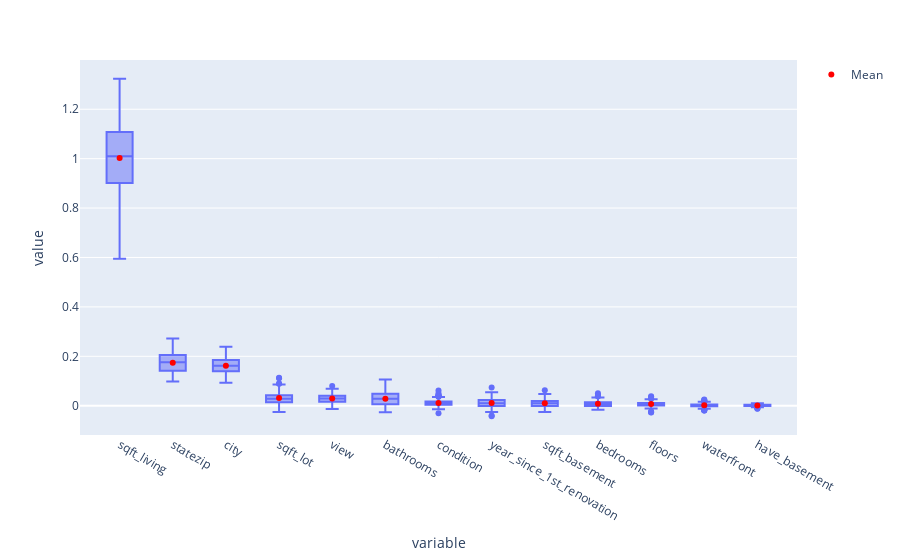

The code cell stored with this chart in its notebook:
### Code cell
from sklearn.model_selection import cross_val_score

baseline_cv_results = cross_val_score(regressor, X, y, cv=6)  # use the same number of cvs
baseline_score = baseline_cv_results.mean()

import plotly.express as px
import plotly.graph_objects as go

# create df with columns = each feature, rows = score for each permutation each cv (600 in your case)
df_results = pd.DataFrame(data=perm.results_, columns=X.columns)
# feat_imps values will be same as perm.feature_importances_, but as a pd.Series with index labels corresponding to the feature names
feat_imps = df_results.mean().sort_values(ascending=False)
# reorder columns from most to least important
df_results = df_results[feat_imps.index]
# create boxplots of full results. pd.melt() is a handy way to reformat into a longform dataframe that plays well with plotly express.
fig = px.box(df_results.melt(), x='variable', y='value', orientation='v')
# add a marker showing the mean feature importance for each
fig.add_trace(go.Scatter(x=feat_imps.index, y=feat_imps.values, mode='markers', marker=dict(color='red'), name = 'Mean'))
fig

### Figure 1 — Plotly figure (JSON) as saved in the notebook; plotly's stock layout.template omitted (floating-point values rounded to 4 significant figures; data arrays with more than 128 entries replaced by an {"elided": "..."} marker saying what was removed)
{"data": [{"alignmentgroup": "True", "hovertemplate": "variable=%{x}<br>value=%{y}<extra></extra>", "legendgroup": "", "marker": {"color": "#636efa"}, "name": "", "notched": false, "offsetgroup": "", "orientation": "v", "showlegend": false, "type": "box", "x": {"elided": "1625 str values"}, "x0": " ", "xaxis": "x", "y": {"elided": "1625 float values"}, "y0": " ", "yaxis": "y"}, {"marker": {"color": "red"}, "mode": "markers", "name": "Mean", "type": "scatter", "x": ["sqft_living", "statezip", "city", "sqft_lot", "view", "bathrooms", "condition", "year_since_1st_renovation", "sqft_basement", "bedrooms", "floors", "waterfront", "have_basement"], "y": [1.002, 0.1743, 0.162, 0.03069, 0.02914, 0.02812, 0.01096, 0.01061, 0.009993, 0.008237, 0.006484, 0.001945, 0.001179]}], "layout": {"boxmode": "group", "legend": {"tracegroupgap": 0}, "margin": {"t": 60}, "xaxis": {"anchor": "y", "domain": [0, 1], "title": {"text": "variable"}}, "yaxis": {"anchor": "x", "domain": [0, 1], "title": {"text": "value"}}}}
